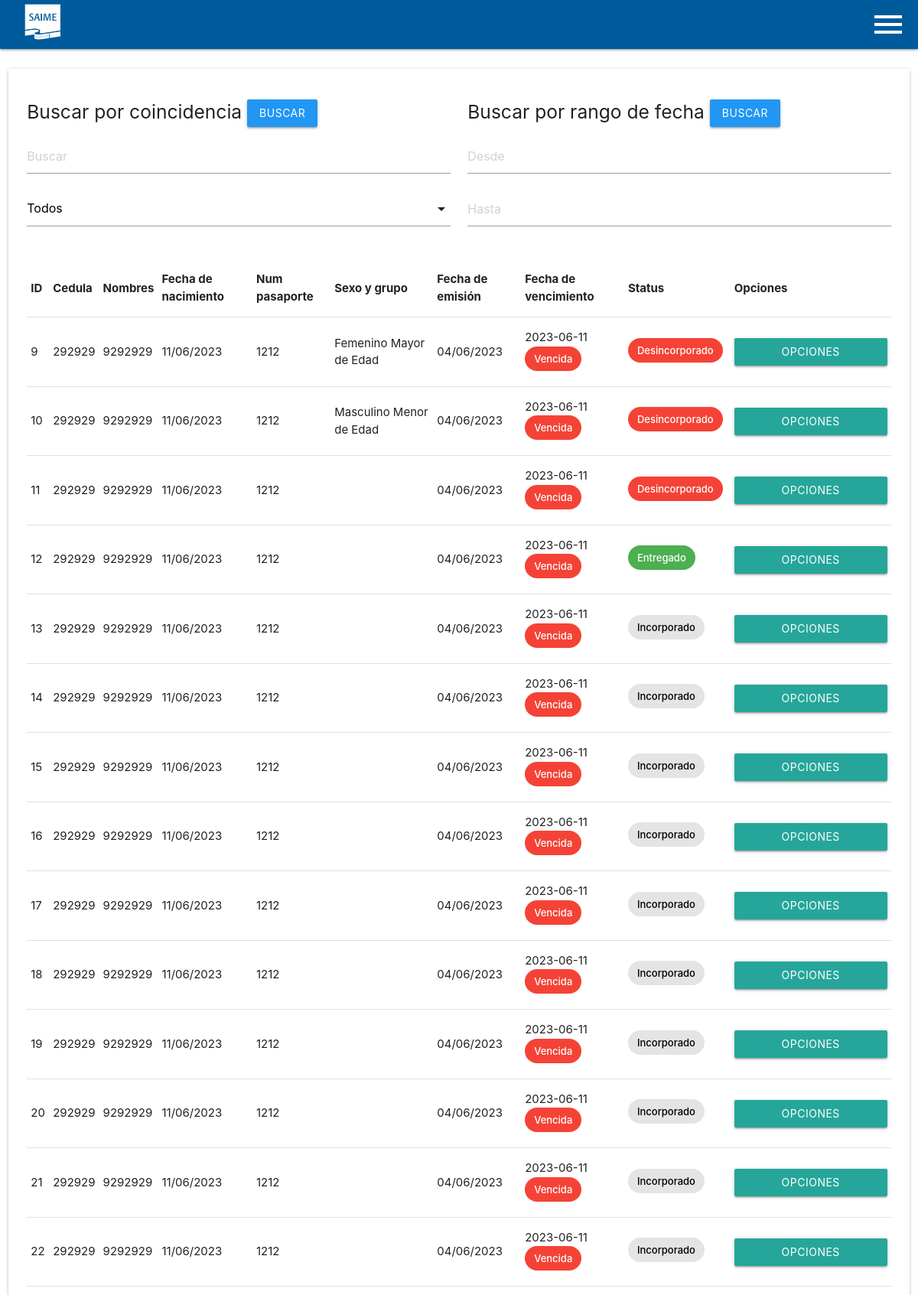
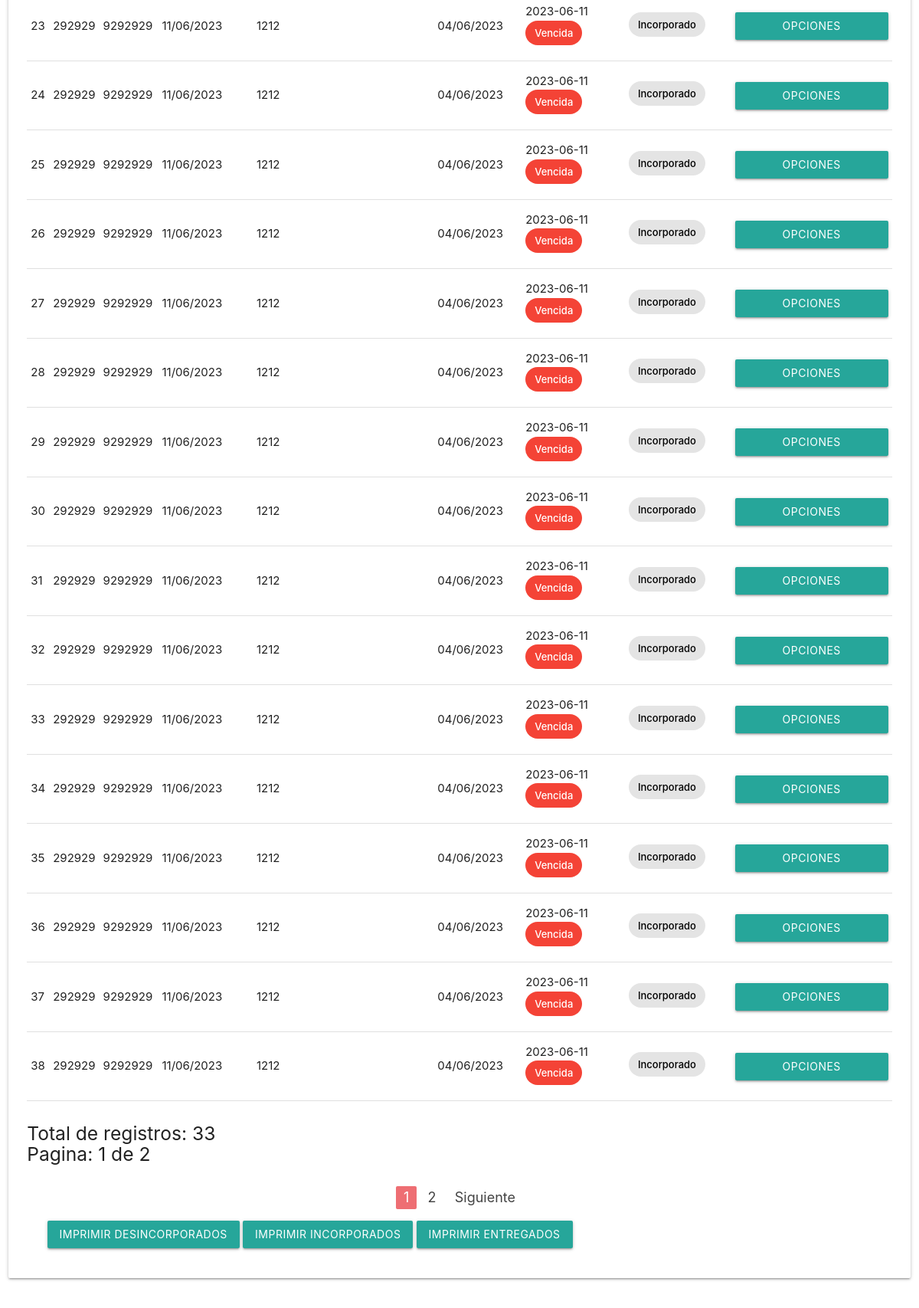
/?router=pasaportes (signed in, upper part), run on the app's committed database (2 pictures, top to bottom).
### tables this page shows
CREATE TABLE `pasaportes` (
  `id` int(11) NOT NULL,
  `cedula` varchar(100) NOT NULL,
  `nombres` varchar(200) NOT NULL,
  `fecha_nacimiento` date NOT NULL,
  `num_pasaporte` int(11) NOT NULL,
  `fecha_emision` date NOT NULL,
  `fecha_vencimiento` date NOT NULL,
  `status` int(11) NOT NULL DEFAULT '1',
  `sexo` varchar(100) NOT NULL,
  `created_at` timestamp NOT NULL DEFAULT CURRENT_TIMESTAMP
);

### views/pasaportes.php (the view, shortened to what this page needs)
<?php
include('db/conexion.php');
$page = (isset($_GET['page'])==true)? $_GET['page'] : 0;
$offset = $page * 30;
if (isset($_GET['search'])==true || isset($_GET['tipo'])==true || isset($_GET['desde'])==true || isset($_GET['hasta'])==true) {
    $search = $_GET['search'] ?? '';
    $tipo = $_GET['tipo'] ?? '';
    $desde = $_GET['desde'] ?? '';
    $hasta = $_GET['hasta'] ?? '';
    $sql = "SELECT * FROM pasaportes WHERE 1=1 ";
    if ($search != '') {
        $sql .= " AND (cedula LIKE '%$search%' OR nombres LIKE '%$search%' OR num_pasaporte LIKE '%$search%')";
    }
    if ($tipo == 2) {
        $sql .= " AND status = 1";
    } else if ($tipo == 3) {
        $sql .= " AND status = 2";
    }
    else if ($tipo == 4) {
        $sql .= " AND status = 3";
    }
    if ($desde && $hasta) {
        $sql .= " AND fecha_emision BETWEEN '$desde' AND '$hasta'";
    }
    $sql .= " limit 30 offset $offset";
} else {
    $sql = "SELECT * FROM pasaportes limit 30 offset $offset";
}
$result = mysqli_query($conn, $sql);
$count_sql = "SELECT COUNT(*) as total FROM pasaportes where 1=1";
$count_result = mysqli_query($conn, $count_sql);
$count_row = $count_result->fetch_assoc();
$count = $count_row['total'];
?>
<section class=" section">
    <article class="row">
        <div class="col s12">
            <div class="card-panel" style="text-align:center;">
                <section class="row">
                    <div class="col s6" style="text-align:left;">
                        <h5>
                            Buscar por coincidencia
                            <a class='btn blue' onclick='buscar()'>Buscar</a>
                        </h5>
                        <div class="input-field">
                            <input placeholder="Buscar" type="text" id='search'>
                        </div>
                        <div class="input-field">
                        </div>
                    </div>
                    <div class="col s6" style="text-align:left;">
                        <h5>
                            Buscar por rango de fecha
                            <a class='btn blue' onclick='buscar()'>Buscar</a>
                        </h5>
                        <div class="input-field">
                            <input type="text" class="datepicker" placeholder="Desde" id='desde'>
                        </div>
                        <div class="input-field">
                            <input type="text" class="datepicker" placeholder="Hasta" id='hasta'>
                        </div>
                    </div>
                </section>
                <table>
                    <thead>
                        <tr>
                            <th>ID</th>
                            <th>Cedula</th>
                            <th>Nombres</th>
                            <th>Fecha de nacimiento</th>
                            <th>Num pasaporte</th>
                            <th>Sexo y grupo</th>
                            <th>Fecha de emisión</th>
                            <th>Fecha de vencimiento</th>
                            <th>Status</th>
                            <th>Opciones</th>
                        </tr>
                    </thead>
                    <tbody>
                        <?php
                        while ($row = $result->fetch_assoc()) {
                        ?>
                            <tr>
                                <td>
                                    <?php echo ($row['id']); ?>
                                </td>
                                <td>
                                    <?php echo ($row['cedula']); ?>
                                </td>
                                <td>
                                    <?php echo ($row['nombres']); ?>
                                </td>
                                <td>
                                    <?php
                                    $dateObj = DateTime::createFromFormat('Y-m-d', $row['fecha_nacimiento']);
                                    $convertedDate = $dateObj->format('d/m/Y');
                                    echo ($convertedDate);
                                    ?>
                                </td>
                                <td>
                                    <?php echo ($row['num_pasaporte']); ?>
                                </td>
                                <td>
                                    <?php echo ($row['sexo']); ?>
                                </td>
                                <td>
                                    <?php
                                    $dateObj = DateTime::createFromFormat('Y-m-d', $row['fecha_emision']);
                                    $convertedDate = $dateObj->format('d/m/Y');
                                    echo ($convertedDate);
                                    ?>
                                </td>
                                <td>
                                    <?php
                                    echo ($row['fecha_vencimiento']);
                                    $now = new DateTime();
                                    $date = new DateTime($row['fecha_vencimiento']);
                                    if ($date < $now) {
                                    ?>
                                        <div class="chip red" style="color:white !important">
                                            Vencida
                                        </div>
                                    <?php
                                    } else if ($date == $now) {
                                    ?>
                                        <div class="chip yellow" style="color:white !important">
                                            Se vence hoy
                                        </div>
                                    <?php
                                    } else { ?>
                                        <div class="chip green" style="color:white !important">
                                            Vigente
                                        </div>
                                    <?php }
                                    ?>
                                </td>
                                <td>
                                    <?php if ($row['status'] == 1) : ?>
                                        <div class="chip gray black-text" style="color:black !important">
                                            Incorporado
                                        </div>
                                    <?php elseif ($row['status'] == 3): ?>
                                        <div class="chip green" style="color:white !important">
                                            Entregado
                                        </div>
                                    <?php else : ?>
                                        <div class="chip red" style="color:white !important">
                                            Desincorporado
                                        </div>
                                    <?php endif; ?>
                                </td>
                                <td>
                                    <a class='dropdown-trigger btn' href='#' data-target='dropdown<?php echo ($row['id']); ?>' style="width:200px;">
                                        Opciones
                                    </a>
                                </td>
                            </tr>
                        <?php
                        }
                        ?>
                    </tbody>
                </table>
                <div>
                    <div>
                        <h5 style="text-align:left;padding:0.5em 0">
                            Total de registros: <?php echo ($count); ?>
                            <br>
                            Pagina: <?php echo ($page + 1); ?> de <?php echo (ceil($count / 30)); ?>
                        </h5>
                    </div>
                    <ul class="pagination">
                        <?php
                        $pages = ceil($count / 30);
                        for ($i = 0; $i < $pages; $i++) :
                        ?>
                            <li class="waves-effect <?php
                                if($page == $i) echo('active');
                            ?>">
                                <a onclick="pagination(<?php echo ($i); ?>)"><?php echo ($i + 1); ?></a>
                            </li>
                        <?php endfor; ?>
                        <?php
                        if ($page < $pages - 1) :
                        ?>
                            <li class="waves-effect">
                                <a onclick="pagination(<?php echo ($page + 1); ?>)">Siguiente</a>
                            </li>
                        <?php endif; ?>
                    </ul>
                </div>
                <section class='row' style="margin:1em">
                    <div class="col s12" style="text-align:left">
                        <a href="?router=imprimir_desin&status=2" class='btn' target="_blank">Imprimir Desincorporados</a>
                        <a href="?router=imprimir_desin&status=1" class='btn' target="_blank">Imprimir Incorporados</a>
                        <a href="?router=imprimir_desin&status=3" class='btn' target="_blank">Imprimir Entregados</a>
                    </div>
                </section>
            </div>
        </div>
    </article>
</section>

### templates/header.php (shortened to what this page needs)
<!DOCTYPE html>
<html lang="en">
<head>
    <link rel="stylesheet" href="css/materialize.min.css">
</head>
<body>

### templates/navbar.php (shortened to what this page needs)
<nav class='primary-color'>
    <div class="nav-wrapper">
        <a href="#" class="brand-logo">
            <img src="img/saime.png" alt="" style="margin-left:1em;width:48px;height:48px;margin-top:5px">
        </a>
        <ul class="right">
            <li>
                <a onclick="$('.sidenav').sidenav('open')">
                    <img src="img/outline_menu_white_24dp.png" style="padding-top:0.5em;">
                </a>
            </li>
        </ul>
    </div>
</nav>

### index.php (shortened to what this page needs)
<?php
try {
	include('db/conexion.php');
	include('templates/header.php');
	$router = (isset($_GET['router'])==true)? $_GET['router'] : null;
	include('templates/navbar.php');
	switch ($router) {
		case 'pasaportes':
			include("views/pasaportes.php");
			break;
	}
	include('templates/footer.php');
} catch (Exception $e) {
	echo "Error: " . $e->getMessage();
	echo "Line: " . $e->getLine();
	echo "File: " . $e->getFile();
}
?>

### templates/footer.php (shortened to what this page needs)
</body>
</html>

### templates/header.php (style rules this page uses)
.primary-color { background-color: #005b9c !important }

### data on the page
pasaportes: id "9", cedula "292929", nombres "9292929", fecha_nacimiento "11/06/2023", num_pasaporte "1212", sexo "Femenino Mayor de Edad", fecha_emision "04/06/2023", fecha_vencimiento "2023-06-11", shows "Vencida", status "Desincorporado"
pasaportes: id "10", cedula "292929", nombres "9292929", fecha_nacimiento "11/06/2023", num_pasaporte "1212", sexo "Masculino Menor de Edad", fecha_emision "04/06/2023", fecha_vencimiento "2023-06-11", shows "Vencida", status "Desincorporado"
pasaportes: id "11", cedula "292929", nombres "9292929", fecha_nacimiento "11/06/2023", num_pasaporte "1212", fecha_emision "04/06/2023", fecha_vencimiento "2023-06-11", shows "Vencida", status "Desincorporado"
pasaportes: id "12", cedula "292929", nombres "9292929", fecha_nacimiento "11/06/2023", num_pasaporte "1212", fecha_emision "04/06/2023", fecha_vencimiento "2023-06-11", shows "Vencida", status "Entregado"
pasaportes: id "13", cedula "292929", nombres "9292929", fecha_nacimiento "11/06/2023", num_pasaporte "1212", fecha_emision "04/06/2023", fecha_vencimiento "2023-06-11", shows "Vencida", status "Incorporado"
pasaportes: id "14", cedula "292929", nombres "9292929", fecha_nacimiento "11/06/2023", num_pasaporte "1212", fecha_emision "04/06/2023", fecha_vencimiento "2023-06-11", shows "Vencida", status "Incorporado"
pasaportes: id "15", cedula "292929", nombres "9292929", fecha_nacimiento "11/06/2023", num_pasaporte "1212", fecha_emision "04/06/2023", fecha_vencimiento "2023-06-11", shows "Vencida", status "Incorporado"
pasaportes: id "16", cedula "292929", nombres "9292929", fecha_nacimiento "11/06/2023", num_pasaporte "1212", fecha_emision "04/06/2023", fecha_vencimiento "2023-06-11", shows "Vencida", status "Incorporado"
pasaportes: id "17", cedula "292929", nombres "9292929", fecha_nacimiento "11/06/2023", num_pasaporte "1212", fecha_emision "04/06/2023", fecha_vencimiento "2023-06-11", shows "Vencida", status "Incorporado"
pasaportes: id "18", cedula "292929", nombres "9292929", fecha_nacimiento "11/06/2023", num_pasaporte "1212", fecha_emision "04/06/2023", fecha_vencimiento "2023-06-11", shows "Vencida", status "Incorporado"
pasaportes: id "19", cedula "292929", nombres "9292929", fecha_nacimiento "11/06/2023", num_pasaporte "1212", fecha_emision "04/06/2023", fecha_vencimiento "2023-06-11", shows "Vencida", status "Incorporado"
pasaportes: id "20", cedula "292929", nombres "9292929", fecha_nacimiento "11/06/2023", num_pasaporte "1212", fecha_emision "04/06/2023", fecha_vencimiento "2023-06-11", shows "Vencida", status "Incorporado"
pasaportes: id "21", cedula "292929", nombres "9292929", fecha_nacimiento "11/06/2023", num_pasaporte "1212", fecha_emision "04/06/2023", fecha_vencimiento "2023-06-11", shows "Vencida", status "Incorporado"
pasaportes: id "22", cedula "292929", nombres "9292929", fecha_nacimiento "11/06/2023", num_pasaporte "1212", fecha_emision "04/06/2023", fecha_vencimiento "2023-06-11", shows "Vencida", status "Incorporado"
pasaportes: id "23", cedula "292929", nombres "9292929", fecha_nacimiento "11/06/2023", num_pasaporte "1212", fecha_emision "04/06/2023", fecha_vencimiento "2023-06-11", shows "Vencida", status "Incorporado"
pasaportes: id "24", cedula "292929", nombres "9292929", fecha_nacimiento "11/06/2023", num_pasaporte "1212", fecha_emision "04/06/2023", fecha_vencimiento "2023-06-11", shows "Vencida", status "Incorporado"
pasaportes: id "25", cedula "292929", nombres "9292929", fecha_nacimiento "11/06/2023", num_pasaporte "1212", fecha_emision "04/06/2023", fecha_vencimiento "2023-06-11", shows "Vencida", status "Incorporado"
pasaportes: id "26", cedula "292929", nombres "9292929", fecha_nacimiento "11/06/2023", num_pasaporte "1212", fecha_emision "04/06/2023", fecha_vencimiento "2023-06-11", shows "Vencida", status "Incorporado"
pasaportes: id "27", cedula "292929", nombres "9292929", fecha_nacimiento "11/06/2023", num_pasaporte "1212", fecha_emision "04/06/2023", fecha_vencimiento "2023-06-11", shows "Vencida", status "Incorporado"
pasaportes: id "28", cedula "292929", nombres "9292929", fecha_nacimiento "11/06/2023", num_pasaporte "1212", fecha_emision "04/06/2023", fecha_vencimiento "2023-06-11", shows "Vencida", status "Incorporado"
pasaportes: id "29", cedula "292929", nombres "9292929", fecha_nacimiento "11/06/2023", num_pasaporte "1212", fecha_emision "04/06/2023", fecha_vencimiento "2023-06-11", shows "Vencida", status "Incorporado"
pasaportes: id "30", cedula "292929", nombres "9292929", fecha_nacimiento "11/06/2023", num_pasaporte "1212", fecha_emision "04/06/2023", fecha_vencimiento "2023-06-11", shows "Vencida", status "Incorporado"
pasaportes: id "31", cedula "292929", nombres "9292929", fecha_nacimiento "11/06/2023", num_pasaporte "1212", fecha_emision "04/06/2023", fecha_vencimiento "2023-06-11", shows "Vencida", status "Incorporado"
pasaportes: id "32", cedula "292929", nombres "9292929", fecha_nacimiento "11/06/2023", num_pasaporte "1212", fecha_emision "04/06/2023", fecha_vencimiento "2023-06-11", shows "Vencida", status "Incorporado"
pasaportes: id "33", cedula "292929", nombres "9292929", fecha_nacimiento "11/06/2023", num_pasaporte "1212", fecha_emision "04/06/2023", fecha_vencimiento "2023-06-11", shows "Vencida", status "Incorporado"
pasaportes: id "34", cedula "292929", nombres "9292929", fecha_nacimiento "11/06/2023", num_pasaporte "1212", fecha_emision "04/06/2023", fecha_vencimiento "2023-06-11", shows "Vencida", status "Incorporado"
pasaportes: id "35", cedula "292929", nombres "9292929", fecha_nacimiento "11/06/2023", num_pasaporte "1212", fecha_emision "04/06/2023", fecha_vencimiento "2023-06-11", shows "Vencida", status "Incorporado"
pasaportes: id "36", cedula "292929", nombres "9292929", fecha_nacimiento "11/06/2023", num_pasaporte "1212", fecha_emision "04/06/2023", fecha_vencimiento "2023-06-11", shows "Vencida", status "Incorporado"
pasaportes: id "37", cedula "292929", nombres "9292929", fecha_nacimiento "11/06/2023", num_pasaporte "1212", fecha_emision "04/06/2023", fecha_vencimiento "2023-06-11", shows "Vencida", status "Incorporado"
pasaportes: id "38", cedula "292929", nombres "9292929", fecha_nacimiento "11/06/2023", num_pasaporte "1212", fecha_emision "04/06/2023", fecha_vencimiento "2023-06-11", shows "Vencida", status "Incorporado"

### other printed values
$count "33"
$page + 1 "1"
ceil($count / 30) "2"
